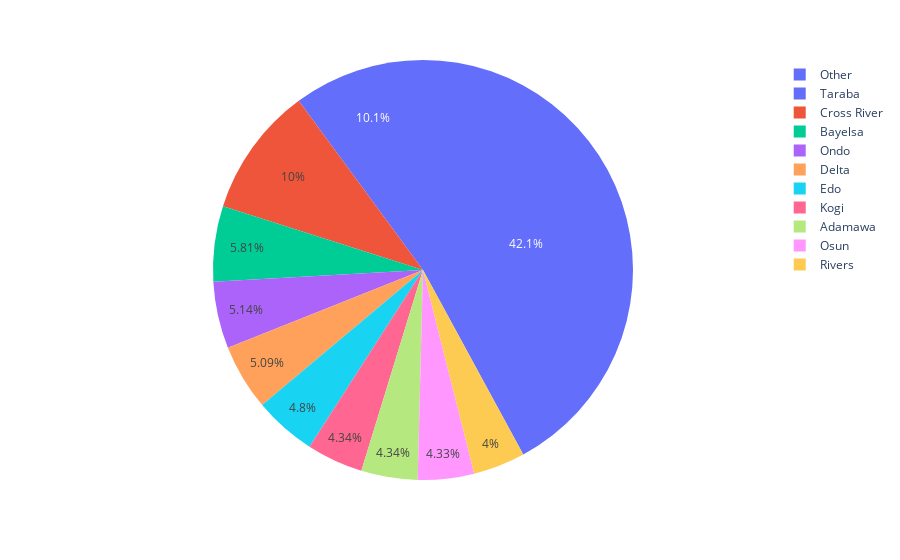

Notebook source saved alongside this figure:
### Code cell
geemap.pie_chart(nija_fnf, names='ADM1_NAME', values='class_1_km2', max_rows=11, color='ADM1_NAME')

### Figure 1 — Plotly figure (JSON) as saved in the notebook; plotly's stock layout.template omitted (floating-point values rounded to 4 significant figures)
{"data": [{"customdata": [["Taraba"], ["Cross River"], ["Bayelsa"], ["Ondo"], ["Delta"], ["Edo"], ["Kogi"], ["Adamawa"], ["Osun"], ["Rivers"], ["Other"], ["Other"], ["Other"], ["Other"], ["Other"], ["Other"], ["Other"], ["Other"], ["Other"], ["Other"], ["Other"], ["Other"], ["Other"], ["Other"], ["Other"], ["Other"], ["Other"], ["Other"], ["Other"], ["Other"], ["Other"], ["Other"], ["Other"], ["Other"], ["Other"], ["Other"], ["Other"]], "domain": {"x": [0, 1], "y": [0, 1]}, "hovertemplate": "ADM1_NAME=%{customdata[0]}<br>class_1_km2=%{value}<extra></extra>", "labels": ["Taraba", "Cross River", "Bayelsa", "Ondo", "Delta", "Edo", "Kogi", "Adamawa", "Osun", "Rivers", "Other", "Other", "Other", "Other", "Other", "Other", "Other", "Other", "Other", "Other", "Other", "Other", "Other", "Other", "Other", "Other", "Other", "Other", "Other", "Other", "Other", "Other", "Other", "Other", "Other", "Other", "Other"], "legendgroup": "", "marker": {"colors": ["#636efa", "#EF553B", "#00cc96", "#ab63fa", "#FFA15A", "#19d3f3", "#FF6692", "#B6E880", "#FF97FF", "#FECB52", "#636efa", "#636efa", "#636efa", "#636efa", "#636efa", "#636efa", "#636efa", "#636efa", "#636efa", "#636efa", "#636efa", "#636efa", "#636efa", "#636efa", "#636efa", "#636efa", "#636efa", "#636efa", "#636efa", "#636efa", "#636efa", "#636efa", "#636efa", "#636efa", "#636efa", "#636efa", "#636efa"]}, "name": "", "showlegend": true, "type": "pie", "values": [3235.0, 3210.0, 1864.0, 1648.0, 1632.0, 1540.0, 1394.0, 1392.0, 1388.0, 1284, 1066.0, 920.0, 810.1, 798.2, 788.4, 768.1, 751.0, 725.8, 721.5, 715.8, 711.3, 667.1, 649.1, 623.1, 487.7, 485.4, 355.1, 285.8, 260.1, 250.1, 203.3, 166, 161.2, 42.99, 37.51, 25.61, 25.51]}], "layout": {"autosize": true, "legend": {"tracegroupgap": 0}, "margin": {"t": 60}}}
